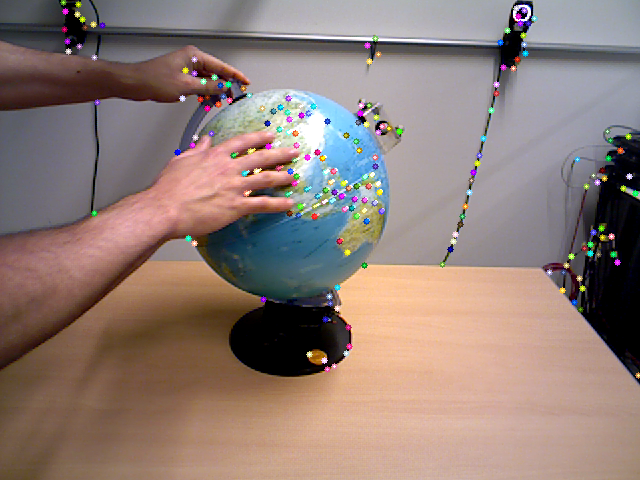
#> input picture ps4/code/p4/p4_data/globe1/frame_00.png, 640 x 480 px, given in place of rgb01.png, which was not available
$ python p4.py
#> lines starting #> are read from the running program, lines starting #| are printed output that depends on the picture; pictures that were not available may be replaced by others from this repository, and a replacement may not be noted
import numpy as np
import cv2
import os

def draw_tracks(frame_num, frame, mask, points_prev, points_curr, color, folder_path):
    """Draw the tracks and create an image.
    """
    for i, (p_prev, p_curr) in enumerate(zip(points_prev, points_curr)):
        a, b = p_curr.ravel()
        c, d = p_prev.ravel()
        mask = cv2.line(mask, (round(a), round(b)), (round(c), round(d)), color[i].tolist(), 2)
        frame = cv2.circle(
            frame, (round(a), round(b)), 3, color[i].tolist(), -1)

    img = cv2.add(frame, mask)

    cv2.imwrite(os.path.join(folder_path, 'frame_%02d.png'% frame_num), img)
    return img


def Q1_A(folder_path):
    """Code for question 5a.

    Output:
      [p0, p1, p2, ... p9] : a list of (N,2) numpy arrays representing the
      pixel coordinates of the tracked features. Include the visualization
      and your answer to the questions in the separate PDF.
    """
#> called with folder_path = './p4_data/globe1/'
    # params for ShiTomasi corner detection
    feature_params = dict(
        maxCorners=200,
        qualityLevel=0.01,
        minDistance=7,
        blockSize=7)

    # Parameters for lucas kanade optical flow
    lk_params = dict(
        winSize=(75, 75),
        maxLevel=1,
        criteria=(cv2.TERM_CRITERIA_EPS | cv2.TERM_CRITERIA_COUNT, 100, 0.01),
        flags=(cv2.OPTFLOW_LK_GET_MIN_EIGENVALS))

    # Read the frames.
    frames = []
    for i in range(1, 11):
        frame_path = os.path.join(folder_path, 'rgb%02d.png' % i)
        frames.append(cv2.imread(frame_path))

    # Convert to gray images.
    old_frame = frames[0]
#> old_frame is the input picture: shape (480, 640, 3); mean B, G, R 119.2, 125.7, 144
    old_gray = cv2.cvtColor(old_frame, cv2.COLOR_BGR2GRAY)
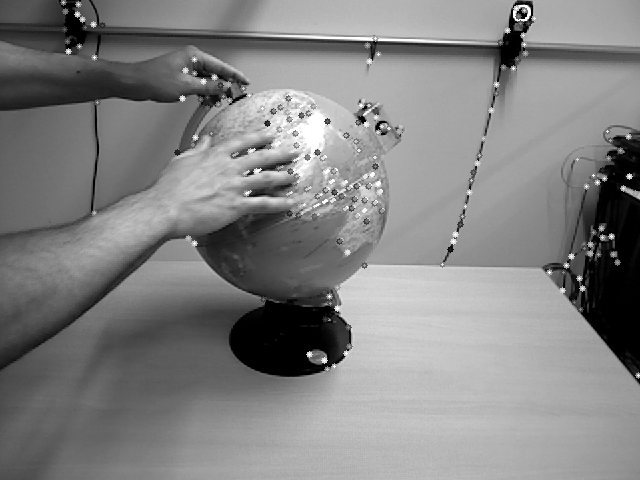
#> old_gray: shape (480, 640); min 0, max 255, mean 130.4
    p0 = cv2.goodFeaturesToTrack(old_gray, mask=None, **feature_params)

    # Lowest quality level
    # print(p0)
    quality_levels = p0[:,0,1]
    min_index = np.argmin(quality_levels)
    min_quality = quality_levels[min_index]
    min_point = p0[min_index,0,:2]
    print(f'Minimum quality level: {min_quality}')
    print(f'Minimum point : {min_point}')

    print("number of features to track:", len(p0))
    assert len(p0) <= 200

    # Create some random colors for drawing
    color = np.random.randint(0, 255, (200, 3))

    # Create a mask image for drawing purposes
    mask = np.zeros_like(old_frame)

    tracks = []

    for i,frame in enumerate(frames[1:]):
        frame_gray = cv2.cvtColor(frame, cv2.COLOR_BGR2GRAY)
        # TODO: Fill in this code
        # BEGIN YOUR CODE HERE
        # Calculate optical flow using Lucas-Kanade algorithm
        p1, st, err = cv2.calcOpticalFlowPyrLK(old_gray, frame_gray, p0, None, **lk_params)

        # Select good points
        if p1 is not None:
            points_curr = p1[st==1]
            points_prev = p0[st==1]
        frame_num = i
        #Once you compute the new feature points for this frame, comment this out
        #to save images for your PDF:
        draw_tracks(frame_num, frame, mask, points_prev, points_curr, color, folder_path)

        # Now update the previous frame and previous points
        old_gray = frame_gray.copy()
        p0 = points_curr.reshape(-1, 1, 2)
        tracks.append(points_curr)
#> this loop made 5 passes
#> pass 1, in Q1_A, `frame_gray = cv2.cvtColor(frame, cv2.COLOR_BGR2GRAY)`:
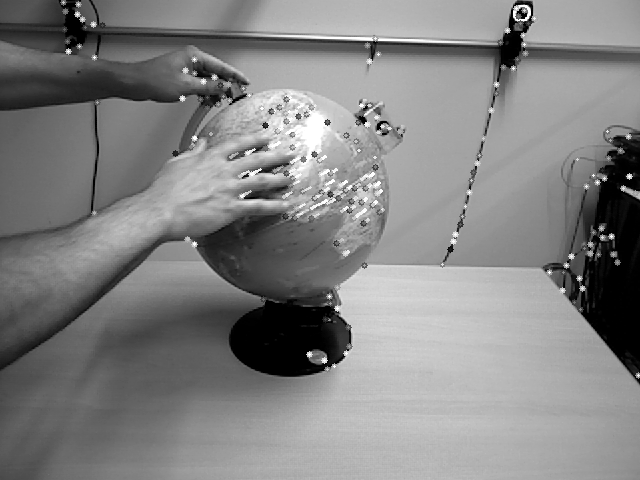
#> frame_gray: shape (480, 640); min 0, max 255, mean 130.7
#> pass 1, in draw_tracks, `img = cv2.add(frame, mask)`:
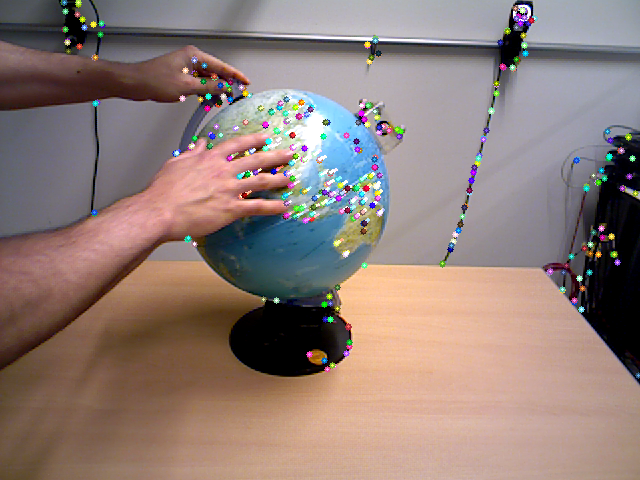
#> img: shape (480, 640, 3); mean B, G, R 120.4, 126, 143.9
#> pass 3, in Q1_A, `frame_gray = cv2.cvtColor(frame, cv2.COLOR_BGR2GRAY)`:
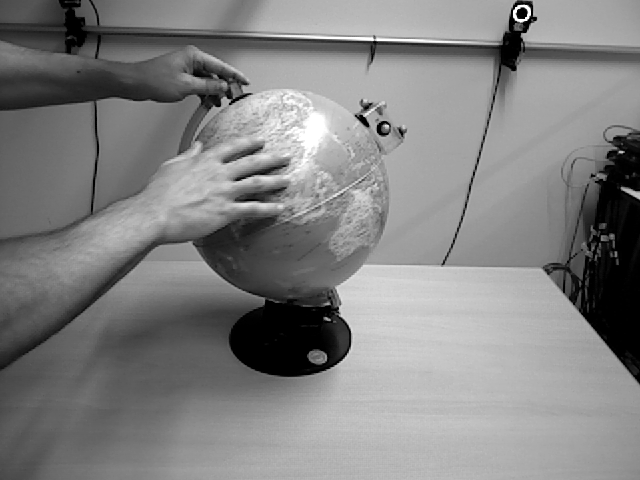
#> frame_gray: shape (480, 640); min 0, max 255, mean 129.9
#> pass 3, in draw_tracks (call 3), `img = cv2.add(frame, mask)`:
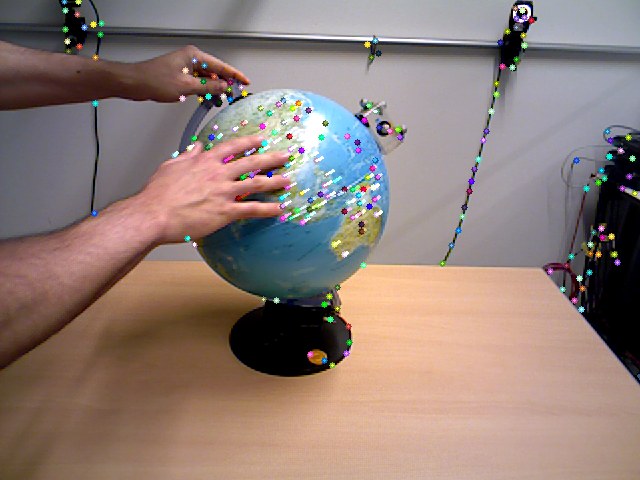
#> img: shape (480, 640, 3); mean B, G, R 119.6, 126.1, 143.8

        # END YOUR CODE HERE

    return tracks


# [54 lines left out: functions Q1_B, dense_flow, not called in this run]


if __name__ == "__main__":
    # Q1 part(a)
#> (the run stopped early here; a loop or call above may not have finished)
